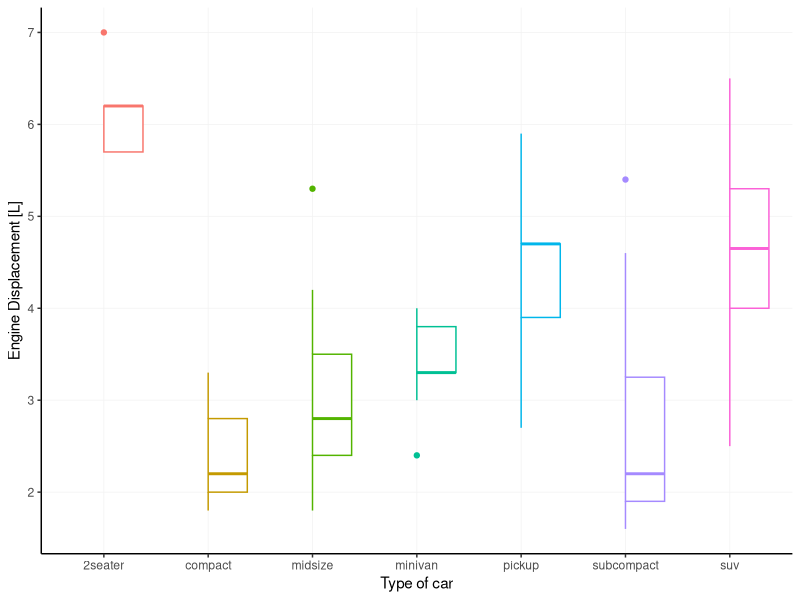
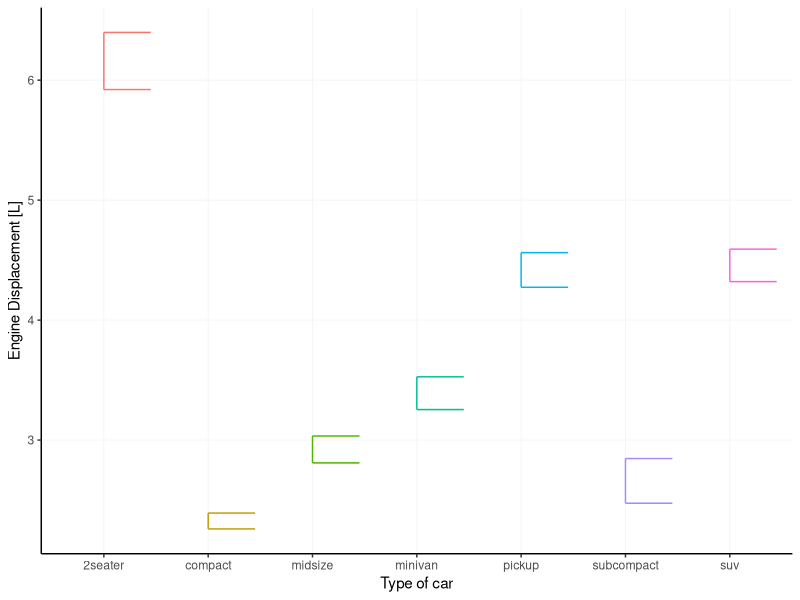
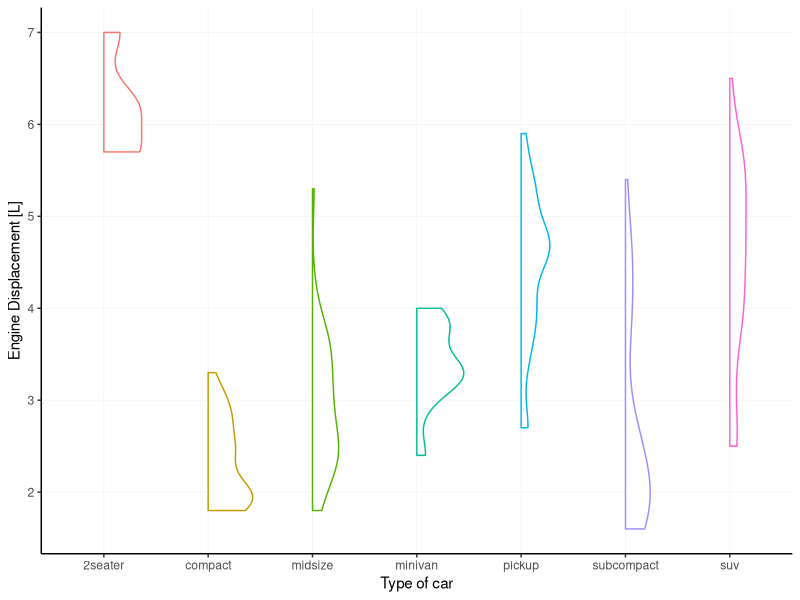
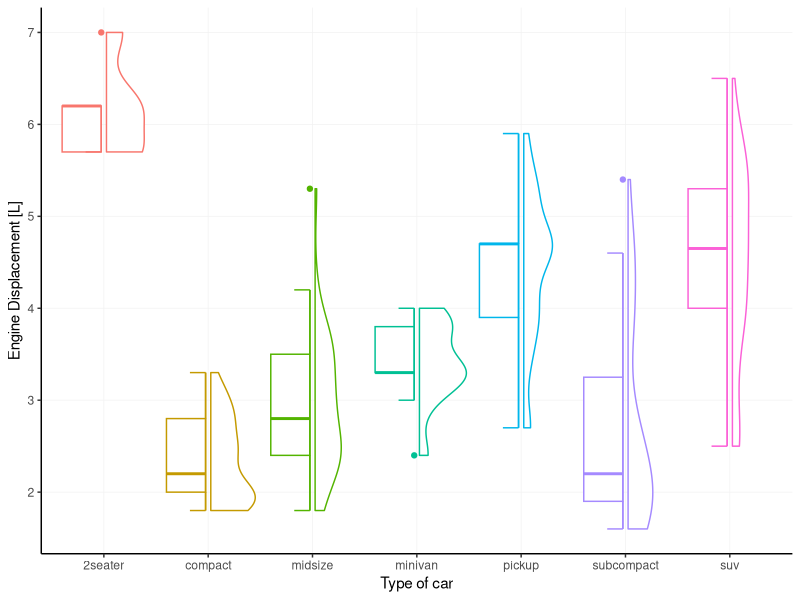
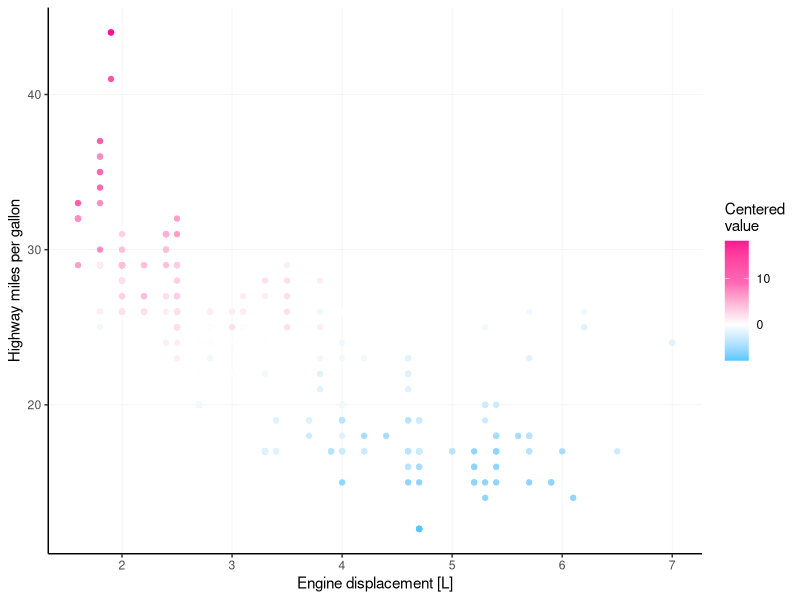
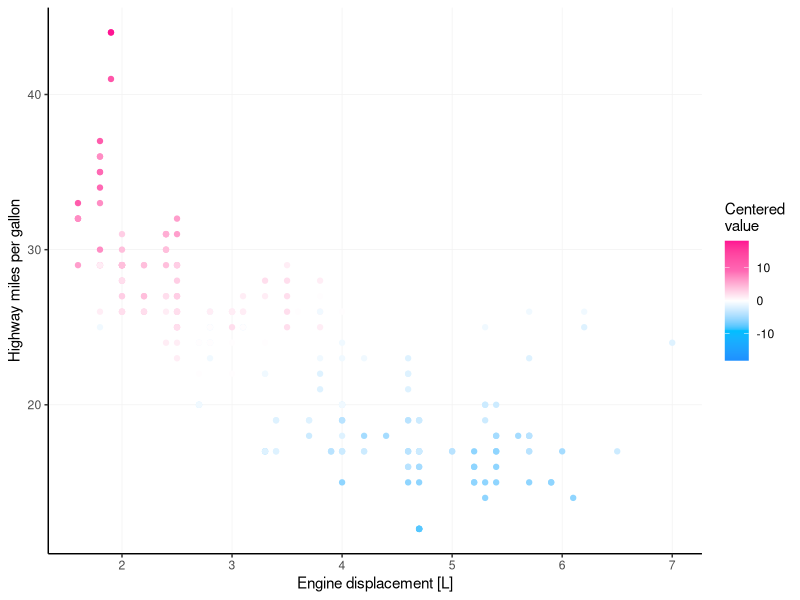
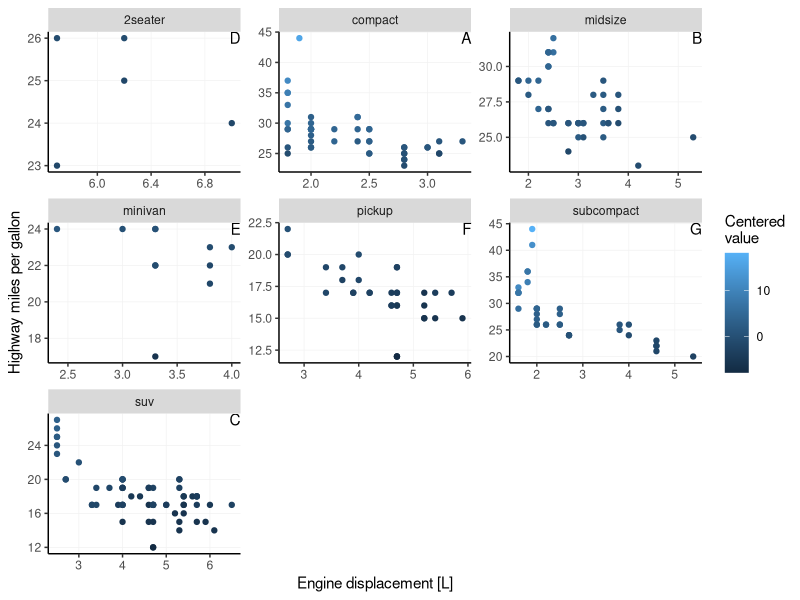
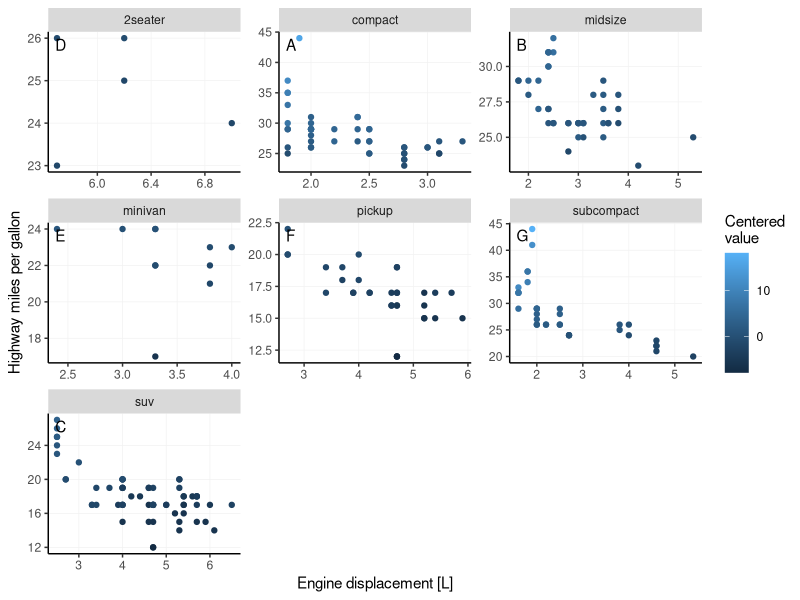

Source code (R) for these figures, in order: (Note: this script raises an error after producing the figures.)
## ---- chunk 1
knitr::opts_chunk$set(
  collapse = TRUE,
  comment = "#>",
  fig.path  = "man/figures/README-",
  fig.align = "center",
  out.width = "80%",
  dev       = "ragg_png",
  dpi       = 132
)
## ---- chunk 2
library(ggplot2)
library(scales)

theme_set(
  # Pick a starting theme
  theme_gray() +
  # Add your favourite elements
  theme(
    axis.line        = element_line(),
    panel.background = element_rect(fill = "white"),
    panel.grid.major = element_line("grey95", linewidth = 0.25),
    legend.key       = element_rect(fill = NA) 
  )
)
## ---- chunk 3
# A basic plot to reuse for examples
p <- ggplot(mpg, aes(class, displ, colour = class)) +
  guides(colour = "none", fill = "none") +
  labs(y = "Engine Displacement [L]", x = "Type of car")

p + geom_boxplot(aes(xmin = after_scale(x)))
## ---- chunk 4
p + geom_errorbar(
  stat = "summary",
  fun.data = mean_se,
  aes(xmin = after_scale(x))
)
## ---- chunk 5
update_geom_defaults("violin", list(xmin = NULL))

p + geom_violin(aes(xmin = after_scale(x)))
## ---- chunk 6
# A small nudge offset
offset <- 0.025

# We can pre-specify the mappings if we plan on recycling some
right_nudge <- aes(
  xmin = after_scale(x), 
  x = stage(class, after_stat = x + offset)
)
left_nudge  <- aes(
  xmax = after_scale(x),
  x = stage(class, after_stat = x - offset)
)

# Combining
p +
  geom_violin(right_nudge) +
  geom_boxplot(left_nudge) +
  geom_errorbar(left_nudge, stat = "boxplot", width = 0.3)
## ---- chunk 7
my_palette <- c("dodgerblue", "deepskyblue", "white", "hotpink", "deeppink")

p <- ggplot(mpg, aes(displ, hwy, colour = cty - mean(cty))) +
  geom_point() +
  labs(
    x = "Engine displacement [L]",
    y = "Highway miles per gallon",
    colour = "Centered\nvalue"
  )

p + 
  scale_colour_gradientn(
    colours = my_palette, 
    rescaler = ~ rescale_mid(.x, mid = 0)
  )
## ---- chunk 8
p +
  scale_colour_gradientn(
    colours = my_palette, 
    limits = ~ c(-1, 1) * max(abs(.x))
  )
## ---- chunk 9
p + facet_wrap(~ class, scales = "free") +
  geom_text(
    # We only need 1 row per facet, so we deduplicate the facetting variable
    data = ~ subset(.x, !duplicated(class)),
    aes(x = Inf, y = Inf, label = LETTERS[seq_along(class)]),
    hjust = 1, vjust = 1,
    colour = "black"
  )
## ---- chunk 10
p + facet_wrap(~ class, scales = "free") +
  geom_label(
    data = ~ subset(.x, !duplicated(class)),
    aes(x = -Inf, y = Inf, label = LETTERS[seq_along(class)]),
    hjust = 0, vjust = 1, label.size = NA, fill = NA,
    label.padding = unit(5, "pt"),
    colour = "black"
  )
## ---- chunk 11
si <- sessioninfo::session_info()

# People don't need to see my file paths etc
si$platform$pandoc <- gsub(" @ C:/.*", "", si$platform$pandoc)
si$packages$library <- NULL

print(si)
